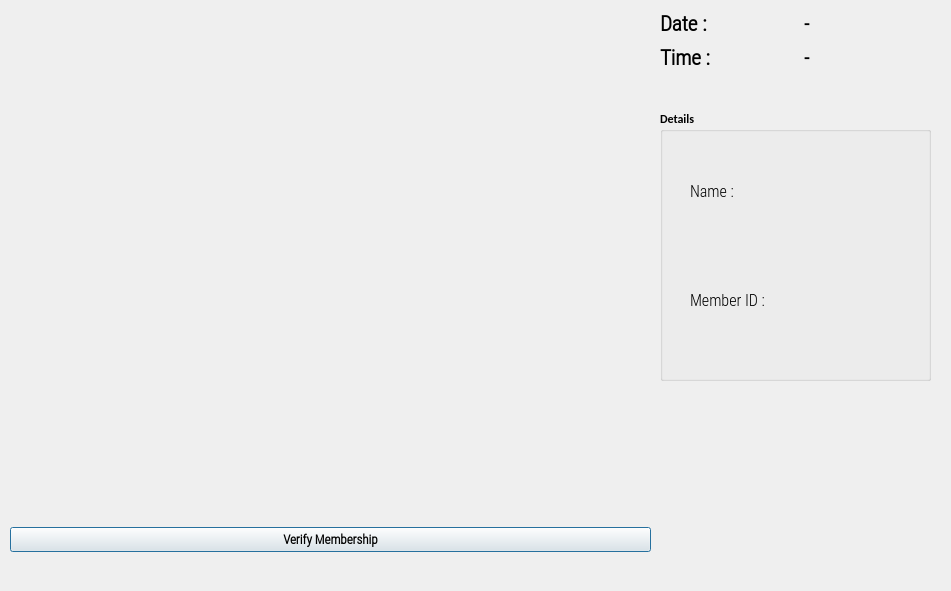
<?xml version="1.0" encoding="UTF-8"?>
<ui version="4.0">
 <class>OutputDialog</class>
 <widget class="QDialog" name="OutputDialog">
  <property name="geometry">
   <rect>
    <x>0</x>
    <y>0</y>
    <width>951</width>
    <height>591</height>
   </rect>
  </property>
  <property name="minimumSize">
   <size>
    <width>0</width>
    <height>0</height>
   </size>
  </property>
  <property name="maximumSize">
   <size>
    <width>1280</width>
    <height>720</height>
   </size>
  </property>
  <property name="font">
   <font>
    <family>Calibri</family>
    <weight>75</weight>
    <bold>true</bold>
   </font>
  </property>
  <property name="windowTitle">
   <string>Face Recognition Attendance App</string>
  </property>
  <property name="windowIcon">
   <iconset resource="../../../Downloads/Face-Recogntion-PyQt-master/Face-Recogntion-PyQt-master/Face_Detection_PyQt_Final/resource.qrc">
    <normaloff>:/icon/icon.png</normaloff>:/icon/icon.png</iconset>
  </property>
  <widget class="QLabel" name="imgLabel">
   <property name="geometry">
    <rect>
     <x>10</x>
     <y>10</y>
     <width>640</width>
     <height>480</height>
    </rect>
   </property>
   <property name="minimumSize">
    <size>
     <width>4</width>
     <height>0</height>
    </size>
   </property>
   <property name="maximumSize">
    <size>
     <width>640</width>
     <height>480</height>
    </size>
   </property>
   <property name="text">
    <string/>
   </property>
  </widget>
  <widget class="QWidget" name="horizontalLayoutWidget">
   <property name="geometry">
    <rect>
     <x>10</x>
     <y>500</y>
     <width>641</width>
     <height>80</height>
    </rect>
   </property>
   <layout class="QHBoxLayout" name="horizontalLayout">
    <item>
     <widget class="QPushButton" name="btn_verify">
      <property name="font">
       <font>
        <family>Roboto Condensed Light</family>
        <pointsize>10</pointsize>
        <weight>75</weight>
        <bold>true</bold>
       </font>
      </property>
      <property name="text">
       <string>Verify Membership</string>
      </property>
      <property name="checkable">
       <bool>true</bool>
      </property>
     </widget>
    </item>
   </layout>
  </widget>
  <widget class="QWidget" name="gridLayoutWidget">
   <property name="geometry">
    <rect>
     <x>660</x>
     <y>10</y>
     <width>281</width>
     <height>61</height>
    </rect>
   </property>
   <layout class="QGridLayout" name="gridLayout_2">
    <item row="0" column="0">
     <widget class="QLabel" name="label">
      <property name="font">
       <font>
        <family>Roboto Condensed Light</family>
        <pointsize>16</pointsize>
        <weight>75</weight>
        <bold>true</bold>
       </font>
      </property>
      <property name="text">
       <string>Date :</string>
      </property>
     </widget>
    </item>
    <item row="0" column="1">
     <widget class="QLabel" name="Date_Label">
      <property name="font">
       <font>
        <family>Roboto Condensed Light</family>
        <pointsize>15</pointsize>
        <weight>75</weight>
        <bold>true</bold>
       </font>
      </property>
      <property name="text">
       <string>-</string>
      </property>
     </widget>
    </item>
    <item row="1" column="0">
     <widget class="QLabel" name="label_2">
      <property name="font">
       <font>
        <family>Roboto Condensed Light</family>
        <pointsize>16</pointsize>
        <weight>75</weight>
        <bold>true</bold>
       </font>
      </property>
      <property name="text">
       <string>Time :</string>
      </property>
     </widget>
    </item>
    <item row="1" column="1">
     <widget class="QLabel" name="Time_Label">
      <property name="font">
       <font>
        <family>Roboto Condensed Light</family>
        <pointsize>15</pointsize>
        <weight>75</weight>
        <bold>true</bold>
       </font>
      </property>
      <property name="text">
       <string>-</string>
      </property>
     </widget>
    </item>
   </layout>
  </widget>
  <widget class="QGroupBox" name="groupBox">
   <property name="geometry">
    <rect>
     <x>660</x>
     <y>110</y>
     <width>271</width>
     <height>271</height>
    </rect>
   </property>
   <property name="title">
    <string>Details</string>
   </property>
   <widget class="QWidget" name="verticalLayoutWidget">
    <property name="geometry">
     <rect>
      <x>30</x>
      <y>30</y>
      <width>114</width>
      <height>211</height>
     </rect>
    </property>
    <layout class="QVBoxLayout" name="verticalLayout">
     <item>
      <widget class="QLabel" name="label_3">
       <property name="font">
        <font>
         <family>Roboto Condensed Light</family>
         <pointsize>12</pointsize>
         <weight>50</weight>
         <bold>false</bold>
        </font>
       </property>
       <property name="text">
        <string>Name : </string>
       </property>
      </widget>
     </item>
     <item>
      <widget class="QLabel" name="label_4">
       <property name="font">
        <font>
         <family>Roboto Condensed Light</family>
         <pointsize>12</pointsize>
         <weight>50</weight>
         <bold>false</bold>
        </font>
       </property>
       <property name="text">
        <string>Member ID :</string>
       </property>
      </widget>
     </item>
    </layout>
   </widget>
   <widget class="QWidget" name="verticalLayoutWidget_2">
    <property name="geometry">
     <rect>
      <x>120</x>
      <y>30</y>
      <width>131</width>
      <height>211</height>
     </rect>
    </property>
    <layout class="QVBoxLayout" name="verticalLayout_2">
     <item>
      <widget class="QLabel" name="NameLabel">
       <property name="font">
        <font>
         <family>Roboto Condensed Light</family>
         <pointsize>12</pointsize>
         <weight>50</weight>
         <bold>false</bold>
        </font>
       </property>
       <property name="text">
        <string/>
       </property>
      </widget>
     </item>
     <item>
      <widget class="QLabel" name="MemberIDLabel">
       <property name="font">
        <font>
         <family>Roboto Condensed Light</family>
         <pointsize>12</pointsize>
         <weight>50</weight>
         <bold>false</bold>
        </font>
       </property>
       <property name="text">
        <string/>
       </property>
      </widget>
     </item>
    </layout>
   </widget>
  </widget>
 </widget>
 <resources>
  <include location="../../../Downloads/Face-Recogntion-PyQt-master/Face-Recogntion-PyQt-master/Face_Detection_PyQt_Final/resource.qrc"/>
 </resources>
 <connections/>
</ui>
